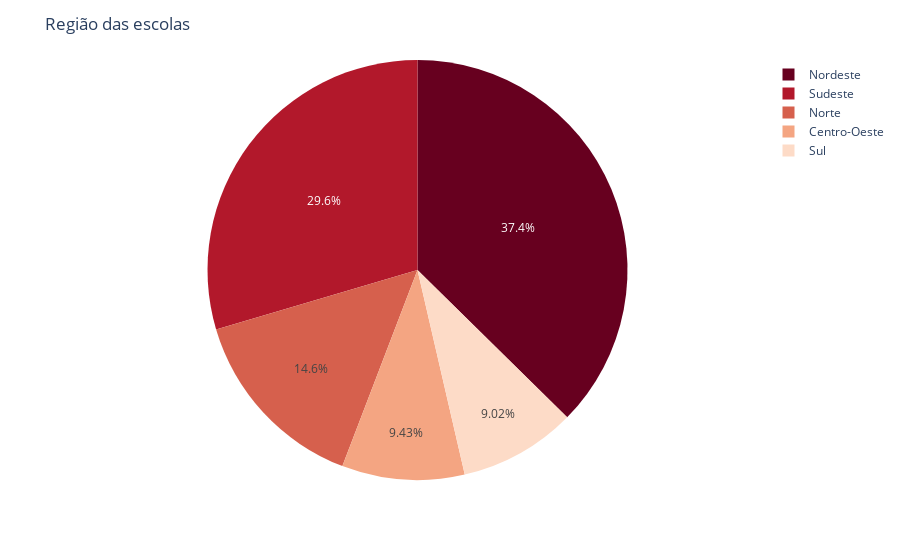

The cell this chart's notebook holds for it:
### Code cell
# grafico sobre as regioes das escolas
region = filtered_aggregated_df['MICRODADOS_REGIAO_ESCOLA'].value_counts()
labels = region.index
shape = region.values

fig = px.pie(values=shape, names=labels, color_discrete_sequence=px.colors.sequential.RdBu)
fig.update_layout(title='Região das escolas')
fig.show()

### Figure 1 — Plotly figure (JSON) as saved in the notebook; plotly's stock layout.template omitted (floating-point values rounded to 4 significant figures)
{"data": [{"domain": {"x": [0, 1], "y": [0, 1]}, "hovertemplate": "label=%{label}<br>value=%{value}<extra></extra>", "labels": ["Nordeste", "Sudeste", "Norte", "Centro-Oeste", "Sul"], "legendgroup": "", "name": "", "showlegend": true, "type": "pie", "values": [8328, 6591, 3254, 2102, 2009]}], "layout": {"legend": {"tracegroupgap": 0}, "margin": {"t": 60}, "piecolorway": ["rgb(103,0,31)", "rgb(178,24,43)", "rgb(214,96,77)", "rgb(244,165,130)", "rgb(253,219,199)", "rgb(247,247,247)", "rgb(209,229,240)", "rgb(146,197,222)", "rgb(67,147,195)", "rgb(33,102,172)", "rgb(5,48,97)"], "title": {"text": "Região das escolas"}}}
